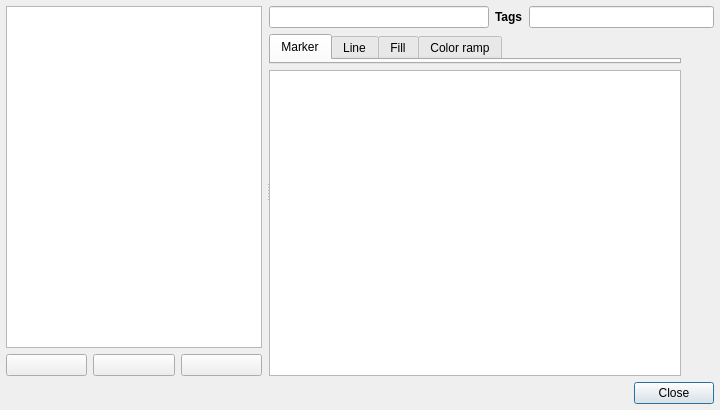
<?xml version="1.0" encoding="UTF-8"?>
<ui version="4.0">
 <class>StyleV2ManagerDialogBase</class>
 <widget class="QDialog" name="StyleV2ManagerDialogBase">
  <property name="geometry">
   <rect>
    <x>0</x>
    <y>0</y>
    <width>720</width>
    <height>410</height>
   </rect>
  </property>
  <property name="windowTitle">
   <string>Style Manager</string>
  </property>
  <property name="styleSheet">
   <string notr="true">QToolButton { padding-left: 3px; padding-right: 3px; }
/* QMenu::item { padding: 2px 10px 2px 20px; }
QMenu::item:selected {  background-color: gray; } */
</string>
  </property>
  <layout class="QGridLayout" name="gridLayout">
   <property name="leftMargin">
    <number>6</number>
   </property>
   <property name="topMargin">
    <number>6</number>
   </property>
   <property name="rightMargin">
    <number>6</number>
   </property>
   <property name="bottomMargin">
    <number>6</number>
   </property>
   <item row="3" column="0">
    <widget class="QSplitter" name="mSplitter">
     <property name="orientation">
      <enum>Qt::Horizontal</enum>
     </property>
     <property name="handleWidth">
      <number>3</number>
     </property>
     <property name="childrenCollapsible">
      <bool>false</bool>
     </property>
     <widget class="QWidget" name="widget" native="true">
      <property name="sizePolicy">
       <sizepolicy hsizetype="Expanding" vsizetype="Preferred">
        <horstretch>0</horstretch>
        <verstretch>0</verstretch>
       </sizepolicy>
      </property>
      <layout class="QGridLayout" name="gridLayout_2">
       <property name="leftMargin">
        <number>0</number>
       </property>
       <property name="topMargin">
        <number>0</number>
       </property>
       <property name="rightMargin">
        <number>4</number>
       </property>
       <property name="bottomMargin">
        <number>0</number>
       </property>
       <item row="0" column="0" colspan="3">
        <widget class="QTreeView" name="groupTree">
         <property name="sizePolicy">
          <sizepolicy hsizetype="Preferred" vsizetype="Expanding">
           <horstretch>0</horstretch>
           <verstretch>0</verstretch>
          </sizepolicy>
         </property>
         <property name="maximumSize">
          <size>
           <width>16777215</width>
           <height>16777215</height>
          </size>
         </property>
         <property name="editTriggers">
          <set>QAbstractItemView::DoubleClicked</set>
         </property>
        </widget>
       </item>
       <item row="1" column="0">
        <widget class="QPushButton" name="btnAddGroup">
         <property name="text">
          <string/>
         </property>
         <property name="icon">
          <iconset>
           <normaloff>:/images/themes/default/symbologyAdd.svg</normaloff>:/images/themes/default/symbologyAdd.svg</iconset>
         </property>
         <property name="autoDefault">
          <bool>false</bool>
         </property>
        </widget>
       </item>
       <item row="1" column="1">
        <widget class="QPushButton" name="btnRemoveGroup">
         <property name="text">
          <string/>
         </property>
         <property name="icon">
          <iconset>
           <normaloff>:/images/themes/default/symbologyRemove.svg</normaloff>:/images/themes/default/symbologyRemove.svg</iconset>
         </property>
         <property name="autoDefault">
          <bool>false</bool>
         </property>
        </widget>
       </item>
       <item row="1" column="2">
        <widget class="QPushButton" name="btnManageGroups">
         <property name="text">
          <string/>
         </property>
         <property name="icon">
          <iconset>
           <normaloff>:/images/themes/default/mActionChangeLabelProperties.png</normaloff>:/images/themes/default/mActionChangeLabelProperties.png</iconset>
         </property>
         <property name="autoDefault">
          <bool>false</bool>
         </property>
        </widget>
       </item>
      </layout>
     </widget>
     <widget class="QWidget" name="widget_2" native="true">
      <property name="sizePolicy">
       <sizepolicy hsizetype="Expanding" vsizetype="Preferred">
        <horstretch>1</horstretch>
        <verstretch>0</verstretch>
       </sizepolicy>
      </property>
      <layout class="QGridLayout" name="gridLayout_3">
       <property name="leftMargin">
        <number>0</number>
       </property>
       <property name="topMargin">
        <number>0</number>
       </property>
       <property name="rightMargin">
        <number>0</number>
       </property>
       <property name="bottomMargin">
        <number>0</number>
       </property>
       <item row="1" column="0">
        <widget class="QTabWidget" name="tabItemType">
         <property name="sizePolicy">
          <sizepolicy hsizetype="Expanding" vsizetype="Expanding">
           <horstretch>0</horstretch>
           <verstretch>0</verstretch>
          </sizepolicy>
         </property>
         <property name="currentIndex">
          <number>0</number>
         </property>
         <property name="iconSize">
          <size>
           <width>20</width>
           <height>20</height>
          </size>
         </property>
         <widget class="QWidget" name="tabMarker">
          <property name="sizePolicy">
           <sizepolicy hsizetype="Preferred" vsizetype="Ignored">
            <horstretch>0</horstretch>
            <verstretch>0</verstretch>
           </sizepolicy>
          </property>
          <attribute name="icon">
           <iconset>
            <normaloff>:/images/themes/default/styleicons/style-point.png</normaloff>:/images/themes/default/styleicons/style-point.png</iconset>
          </attribute>
          <attribute name="title">
           <string>Marker</string>
          </attribute>
         </widget>
         <widget class="QWidget" name="tabLine">
          <property name="sizePolicy">
           <sizepolicy hsizetype="Preferred" vsizetype="Ignored">
            <horstretch>0</horstretch>
            <verstretch>0</verstretch>
           </sizepolicy>
          </property>
          <attribute name="icon">
           <iconset>
            <normaloff>:/images/themes/default/styleicons/style-line.png</normaloff>:/images/themes/default/styleicons/style-line.png</iconset>
          </attribute>
          <attribute name="title">
           <string>Line</string>
          </attribute>
         </widget>
         <widget class="QWidget" name="tabFill">
          <property name="sizePolicy">
           <sizepolicy hsizetype="Preferred" vsizetype="Ignored">
            <horstretch>0</horstretch>
            <verstretch>0</verstretch>
           </sizepolicy>
          </property>
          <attribute name="icon">
           <iconset>
            <normaloff>:/images/themes/default/styleicons/style-polygon.png</normaloff>:/images/themes/default/styleicons/style-polygon.png</iconset>
          </attribute>
          <attribute name="title">
           <string>Fill</string>
          </attribute>
         </widget>
         <widget class="QWidget" name="tabColorRamp">
          <property name="sizePolicy">
           <sizepolicy hsizetype="Preferred" vsizetype="Ignored">
            <horstretch>0</horstretch>
            <verstretch>0</verstretch>
           </sizepolicy>
          </property>
          <attribute name="icon">
           <iconset>
            <normaloff>:/images/themes/default/styleicons/color.png</normaloff>:/images/themes/default/styleicons/color.png</iconset>
          </attribute>
          <attribute name="title">
           <string>Color ramp</string>
          </attribute>
         </widget>
        </widget>
       </item>
       <item row="2" column="0">
        <widget class="QListView" name="listItems">
         <property name="sizePolicy">
          <sizepolicy hsizetype="Expanding" vsizetype="Expanding">
           <horstretch>0</horstretch>
           <verstretch>3</verstretch>
          </sizepolicy>
         </property>
         <property name="editTriggers">
          <set>QAbstractItemView::EditKeyPressed|QAbstractItemView::SelectedClicked</set>
         </property>
         <property name="iconSize">
          <size>
           <width>0</width>
           <height>0</height>
          </size>
         </property>
         <property name="movement">
          <enum>QListView::Static</enum>
         </property>
         <property name="resizeMode">
          <enum>QListView::Adjust</enum>
         </property>
         <property name="spacing">
          <number>5</number>
         </property>
         <property name="gridSize">
          <size>
           <width>0</width>
           <height>0</height>
          </size>
         </property>
         <property name="viewMode">
          <enum>QListView::IconMode</enum>
         </property>
         <property name="wordWrap">
          <bool>true</bool>
         </property>
        </widget>
       </item>
       <item row="2" column="1">
        <layout class="QVBoxLayout" name="symbolBtnsLayout">
         <item>
          <widget class="QToolButton" name="btnAddItem">
           <property name="minimumSize">
            <size>
             <width>0</width>
             <height>0</height>
            </size>
           </property>
           <property name="toolTip">
            <string>Add item</string>
           </property>
           <property name="text">
            <string/>
           </property>
           <property name="icon">
            <iconset>
             <normaloff>:/images/themes/default/symbologyAdd.svg</normaloff>:/images/themes/default/symbologyAdd.svg</iconset>
           </property>
           <property name="popupMode">
            <enum>QToolButton::InstantPopup</enum>
           </property>
           <property name="autoRaise">
            <bool>true</bool>
           </property>
          </widget>
         </item>
         <item>
          <widget class="QToolButton" name="btnRemoveItem">
           <property name="toolTip">
            <string>Remove item</string>
           </property>
           <property name="text">
            <string/>
           </property>
           <property name="icon">
            <iconset>
             <normaloff>:/images/themes/default/symbologyRemove.svg</normaloff>:/images/themes/default/symbologyRemove.svg</iconset>
           </property>
           <property name="autoRaise">
            <bool>true</bool>
           </property>
          </widget>
         </item>
         <item>
          <spacer name="verticalSpacer">
           <property name="orientation">
            <enum>Qt::Vertical</enum>
           </property>
           <property name="sizeHint" stdset="0">
            <size>
             <width>20</width>
             <height>40</height>
            </size>
           </property>
          </spacer>
         </item>
         <item>
          <widget class="QToolButton" name="btnEditItem">
           <property name="toolTip">
            <string>Edit item</string>
           </property>
           <property name="text">
            <string/>
           </property>
           <property name="icon">
            <iconset>
             <normaloff>:/images/themes/default/mActionProjectProperties.png</normaloff>:/images/themes/default/mActionProjectProperties.png</iconset>
           </property>
           <property name="toolButtonStyle">
            <enum>Qt::ToolButtonIconOnly</enum>
           </property>
           <property name="autoRaise">
            <bool>true</bool>
           </property>
          </widget>
         </item>
         <item>
          <widget class="QToolButton" name="btnShare">
           <property name="minimumSize">
            <size>
             <width>0</width>
             <height>16</height>
            </size>
           </property>
           <property name="text">
            <string/>
           </property>
           <property name="icon">
            <iconset>
             <normaloff>:/images/themes/default/mActionSharing.svg</normaloff>:/images/themes/default/mActionSharing.svg</iconset>
           </property>
           <property name="popupMode">
            <enum>QToolButton::InstantPopup</enum>
           </property>
           <property name="toolButtonStyle">
            <enum>Qt::ToolButtonIconOnly</enum>
           </property>
           <property name="autoRaise">
            <bool>true</bool>
           </property>
          </widget>
         </item>
        </layout>
       </item>
       <item row="0" column="0" colspan="2">
        <layout class="QHBoxLayout" name="horizontalLayout_3">
         <item>
          <widget class="QgsFilterLineEdit" name="searchBox">
           <property name="text">
            <string/>
           </property>
          </widget>
         </item>
         <item>
          <layout class="QHBoxLayout" name="horizontalLayout_2">
           <item>
            <widget class="QLabel" name="label">
             <property name="font">
              <font>
               <weight>75</weight>
               <bold>true</bold>
              </font>
             </property>
             <property name="text">
              <string>Tags</string>
             </property>
            </widget>
           </item>
           <item>
            <widget class="QLineEdit" name="tagsLineEdit"/>
           </item>
          </layout>
         </item>
        </layout>
       </item>
      </layout>
     </widget>
    </widget>
   </item>
   <item row="4" column="0">
    <widget class="QDialogButtonBox" name="buttonBox">
     <property name="orientation">
      <enum>Qt::Horizontal</enum>
     </property>
     <property name="standardButtons">
      <set>QDialogButtonBox::Close</set>
     </property>
     <property name="centerButtons">
      <bool>false</bool>
     </property>
    </widget>
   </item>
  </layout>
  <action name="actnRemoveItem">
   <property name="enabled">
    <bool>false</bool>
   </property>
   <property name="icon">
    <iconset>
     <normaloff>:/images/themes/default/symbologyRemove.png</normaloff>:/images/themes/default/symbologyRemove.png</iconset>
   </property>
   <property name="text">
    <string>Remove item(s)</string>
   </property>
   <property name="toolTip">
    <string>Remove item(s)</string>
   </property>
  </action>
  <action name="actnEditItem">
   <property name="enabled">
    <bool>false</bool>
   </property>
   <property name="icon">
    <iconset>
     <normaloff>:/images/themes/default/mActionProjectProperties.png</normaloff>:/images/themes/default/mActionProjectProperties.png</iconset>
   </property>
   <property name="text">
    <string>Edit item...</string>
   </property>
   <property name="toolTip">
    <string>Edit item</string>
   </property>
  </action>
  <action name="actnUngroup">
   <property name="enabled">
    <bool>false</bool>
   </property>
   <property name="text">
    <string>Ungroup</string>
   </property>
   <property name="toolTip">
    <string>Ungroup</string>
   </property>
  </action>
  <action name="actnEditSmartGroup">
   <property name="text">
    <string>Edit smart group...</string>
   </property>
  </action>
  <action name="actnAddGroup">
   <property name="icon">
    <iconset>
     <normaloff>:/images/themes/default/symbologyAdd.png</normaloff>:/images/themes/default/symbologyAdd.png</iconset>
   </property>
   <property name="text">
    <string>Add group</string>
   </property>
  </action>
  <action name="actnRemoveGroup">
   <property name="icon">
    <iconset>
     <normaloff>:/images/themes/default/symbologyRemove.png</normaloff>:/images/themes/default/symbologyRemove.png</iconset>
   </property>
   <property name="text">
    <string>Remove group</string>
   </property>
  </action>
  <action name="actnGroupSymbols">
   <property name="text">
    <string>Group symbols</string>
   </property>
  </action>
  <action name="actnFinishGrouping">
   <property name="enabled">
    <bool>true</bool>
   </property>
   <property name="text">
    <string>Finish grouping</string>
   </property>
   <property name="visible">
    <bool>true</bool>
   </property>
  </action>
  <action name="actnExportAsPNG">
   <property name="enabled">
    <bool>false</bool>
   </property>
   <property name="icon">
    <iconset>
     <normaloff>:/images/themes/default/mActionSharingExport.svg</normaloff>:/images/themes/default/mActionSharingExport.svg</iconset>
   </property>
   <property name="text">
    <string>Export selected symbol(s) as PNG...</string>
   </property>
   <property name="toolTip">
    <string>Export selected symbo(s) as PNG</string>
   </property>
  </action>
  <action name="actnExportAsSVG">
   <property name="enabled">
    <bool>false</bool>
   </property>
   <property name="icon">
    <iconset>
     <normaloff>:/images/themes/default/mActionSharingExport.svg</normaloff>:/images/themes/default/mActionSharingExport.svg</iconset>
   </property>
   <property name="text">
    <string>Export selected symbol(s) as SVG...</string>
   </property>
   <property name="toolTip">
    <string>Export selected symbol(s) as SVG</string>
   </property>
  </action>
 </widget>
 <customwidgets>
  <customwidget>
   <class>QgsFilterLineEdit</class>
   <extends>QLineEdit</extends>
   <header>qgsfilterlineedit.h</header>
  </customwidget>
 </customwidgets>
 <tabstops>
  <tabstop>groupTree</tabstop>
  <tabstop>btnAddGroup</tabstop>
  <tabstop>btnRemoveGroup</tabstop>
  <tabstop>btnManageGroups</tabstop>
  <tabstop>searchBox</tabstop>
  <tabstop>tagsLineEdit</tabstop>
  <tabstop>tabItemType</tabstop>
  <tabstop>listItems</tabstop>
  <tabstop>btnAddItem</tabstop>
  <tabstop>btnRemoveItem</tabstop>
  <tabstop>btnEditItem</tabstop>
  <tabstop>btnShare</tabstop>
 </tabstops>
 <resources>
  <include location="../../images/images.qrc"/>
 </resources>
 <connections>
  <connection>
   <sender>buttonBox</sender>
   <signal>rejected()</signal>
   <receiver>StyleV2ManagerDialogBase</receiver>
   <slot>reject()</slot>
   <hints>
    <hint type="sourcelabel">
     <x>266</x>
     <y>350</y>
    </hint>
    <hint type="destinationlabel">
     <x>299</x>
     <y>351</y>
    </hint>
   </hints>
  </connection>
  <connection>
   <sender>btnAddGroup</sender>
   <signal>clicked()</signal>
   <receiver>actnAddGroup</receiver>
   <slot>trigger()</slot>
   <hints>
    <hint type="sourcelabel">
     <x>46</x>
     <y>362</y>
    </hint>
    <hint type="destinationlabel">
     <x>-1</x>
     <y>-1</y>
    </hint>
   </hints>
  </connection>
  <connection>
   <sender>btnRemoveGroup</sender>
   <signal>clicked()</signal>
   <receiver>actnRemoveGroup</receiver>
   <slot>trigger()</slot>
   <hints>
    <hint type="sourcelabel">
     <x>133</x>
     <y>362</y>
    </hint>
    <hint type="destinationlabel">
     <x>-1</x>
     <y>-1</y>
    </hint>
   </hints>
  </connection>
 </connections>
</ui>
